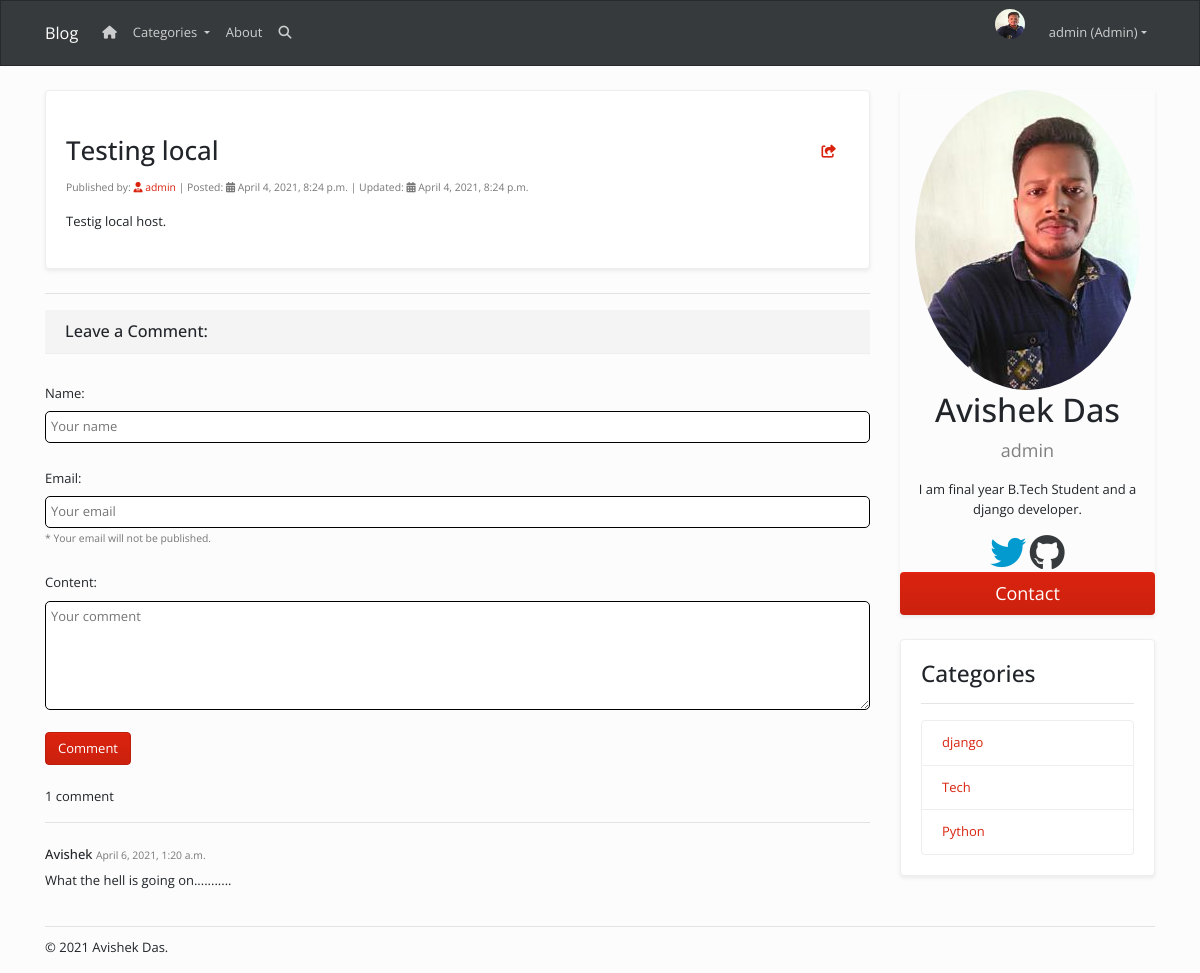
/posts/testing-local/ (signed in), run on an earlier commit of the app's database.
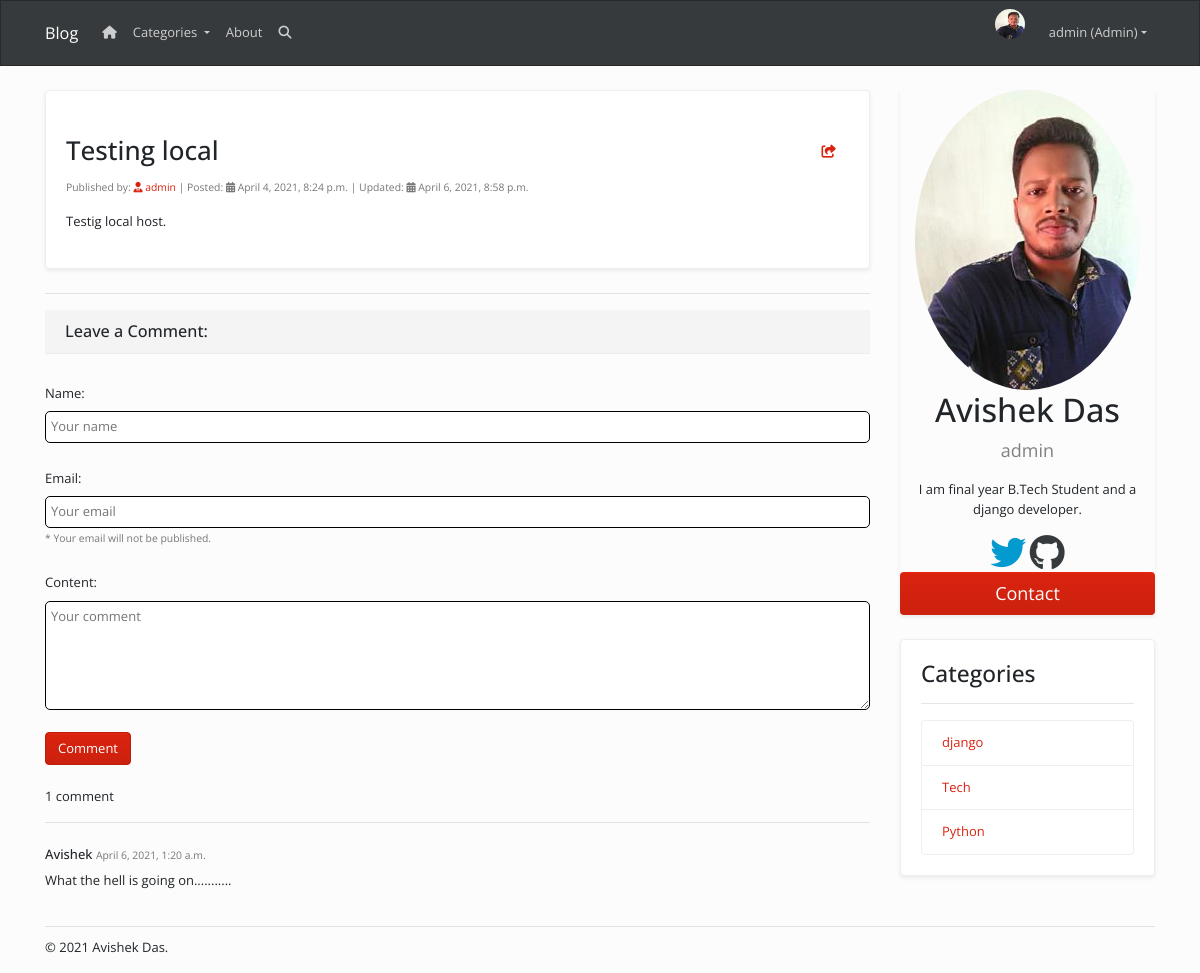
And on a later commit of the database.
### posts/models.py (models this page shows, shortened)
class Post(models.Model):
    options = (
        ('draft','Draft'),
        ('published','Published')
    )
    category=models.ForeignKey(Category,related_name='product',default=1,on_delete=models.SET_NULL,null=True,blank=True)
    title = models.CharField(max_length=200, blank=True, null=True)
    slug = models.SlugField(max_length=200, unique=True, blank=True, null=True)
    created = models.DateTimeField(auto_now_add=True)
    updated = models.DateTimeField(auto_now=True)
    author = models.ForeignKey(User, on_delete=models.CASCADE, blank=True, null=True)
    content = RichTextUploadingField(blank=True, null=True)
    status=models.CharField(max_length=10,choices=options,default='draft')
    class Meta:
        ordering=['-created']

### accounts/models.py (models this page shows, shortened)
class Profile(models.Model):
    user = models.OneToOneField(
        User, null=True, blank=True, on_delete=models.CASCADE)
    bio=models.TextField(blank=True,null=True)
    twitter_id=models.CharField(max_length=100,blank=True,null=True)
    github_id = models.CharField(max_length=100, blank=True, null=True)
    profile_pic = models.ImageField(default='profile_pic.png',
                                    upload_to=user_directory_path, null=True, blank=True)
    created = models.DateTimeField(auto_now_add=True)
    updated=models.DateTimeField(auto_now=True)

### posts/views.py (the view)
# urls.py: path('posts/<slug:slug>/',views.post_detail,name='post-detail'),
def post_detail(request,slug):
    post=get_object_or_404(Post,slug=slug,status='published')
    allcomments=post.comments.filter(status=True)
    page=request.GET.get('page',1)
    paginator= Paginator(allcomments,3)
    try:
        comments = paginator.page(page)
    except PageNotAnInteger:
        comments=paginator.page(1)
    except EmptyPage:
        comments=paginator.page(paginator.num_pages)
    user_comment=None
    if request.method=='POST':
        comment_form=NewCommentForm(request.POST)
        if comment_form.is_valid():
            user_comment=comment_form.save(commit=False)
            user_comment.post=post
            user_comment.save()
            return HttpResponseRedirect('/posts/'+post.slug)
    else:
        comment_form = NewCommentForm()
    context = {'post': post, 'comment_form': comment_form,'allcomments':allcomments,
               'comments': user_comment,'comments': comments, 'title': post.title}
    return render(request,'posts/post.html',context)

### posts/forms.py
class NewCommentForm(forms.ModelForm):
    name=forms.CharField(widget=forms.TextInput(attrs={'placeholder':'Your name'}))
    email = forms.EmailField(widget=forms.EmailInput(
        attrs={'placeholder': 'Your email'}))
    content = forms.CharField(widget=forms.Textarea(
        attrs={'rows': 5, 'placeholder': 'Your comment'}))
    def __init__(self,*args,**kwargs):
        super().__init__(*args,**kwargs)
        for fieldname in ['name', 'email', 'content']:
            self.fields[fieldname].required=True
            self.fields['email'].help_text='<small class="text-muted">* Your email will not be published.</small>'
    class Meta:
        model=Comment
        fields=['name','email','content']

### accounts/views.py (called while the page is built)
def site_user(request):
	return{
		'user':User.objects.first()
	}

### posts/views.py (called while the page is built)
def categories(request):
    return {
        'categories':Category.objects.all(),
    }

### posts/templates/posts/post.html (shortened to what this page needs)
{% extends 'posts/layout.html' %} {% load static %}
{% load social_share %}
{% block content %}
  <div class="row">
    <div class="col-md-9">
      <div class="card shadow-sm my-4">
      <div class="card-body">
      <h2 class="mt-4" id='post-title'><div>{{post.title}}</div>
            <button class="btn btn-link" type="button" data-toggle="modal" data-target="#staticBackdrop">
              <i class="fas fa-share-square"></i>
            </button>
      </h2>
      <small class='text-muted'>
        Published by: <a href="#"><i class='fas fa-user-tie'></i>&nbsp;{{post.author}}</a> |
          Posted: <i class='fas fa-calendar-alt'></i>&nbsp;{{post.created}} |
          Updated: <i class='fas fa-calendar-alt'></i>&nbsp;{{post.updated}}
      </small>
      <p class="lead">{{post.content|safe|linebreaks}}</p>
      </div>
    </div>
      <hr />
        <h5 class="card-header">Leave a Comment:</h5>
        <br>
          <form method='POST' style='margin-bottom: 2px;'>
           <div class="form-group">
              {{comment_form.as_p}}
          </div>
            <button type="submit" class="btn btn-primary">Comment</button>
          </form>
      <br>
      {% with allcomments.count as total_comments %}
        <p>{{total_comments}} comment{{total_comments|pluralize}}</p>
      {% endwith %}
      <hr>
      {% for comment in comments %}
      <div class="media mt-4">
          <div class="media-body">
              <h6 class="mt-0">{{comment.name}}&nbsp;<small class='text-muted'>{{comment.created}}</small></h6>
              {{comment.content|linebreaks}}
          </div>
      </div>
      {% empty %}
      <p>There is no comment for this post.</p>
      {% endfor %}
      <br>
    </div>
      {% include 'posts/sidebar.html' %}
  </div>
{% endblock %}

### posts/templates/posts/sidebar.html
<div class="col-md-3">
  <div class="profile-card shadow-sm my-4">
    <img
      src="{{user.profile.profile_pic.url}}"
      alt="author"
      style="height: 50%; border-radius: 50%"
    />
    <h1>{{user.first_name}} {{user.last_name}}</h1>
    <p class="title">{{user.username}}</p>
    <p>{{post.author.profile.bio}}</p>
    <a
      href="https://twitter.com/{{user.profile.twitter_id}}"
      target="_blank"
      ><i class="fa fa-twitter text-info" style="font-size: 36px"></i
    ></a>
    <a
      href="https://github.com/{{user.profile.github_id}}"
      target="_blank"
      ><i class="fa fa-github text-dark" style="font-size: 36px"></i
    ></a>
    <p><button class="btn btn-primary button">Contact</button></p>
  </div>
  <div class="card my-4 shadow-sm">
    <div class="card-body">
      <h3>Categories</h3>
      <hr />
      <ul class="list-group">
        {% for category in categories %}
        <li
          class="list-group-item d-flex justify-content-between align-items-center"
        >
          <a href="{% url 'posts:category_list' category.slug %}"
            >{{category.name}}</a
          >
        </li>
        {% endfor %}
      </ul>
    </div>
  </div>
</div>

What changed in the data, as far as the page shows it:
changed Post "Testing local": updated "April 4, 2021, 8:24 p.m." → "April 6, 2021, 8:58 p.m."
